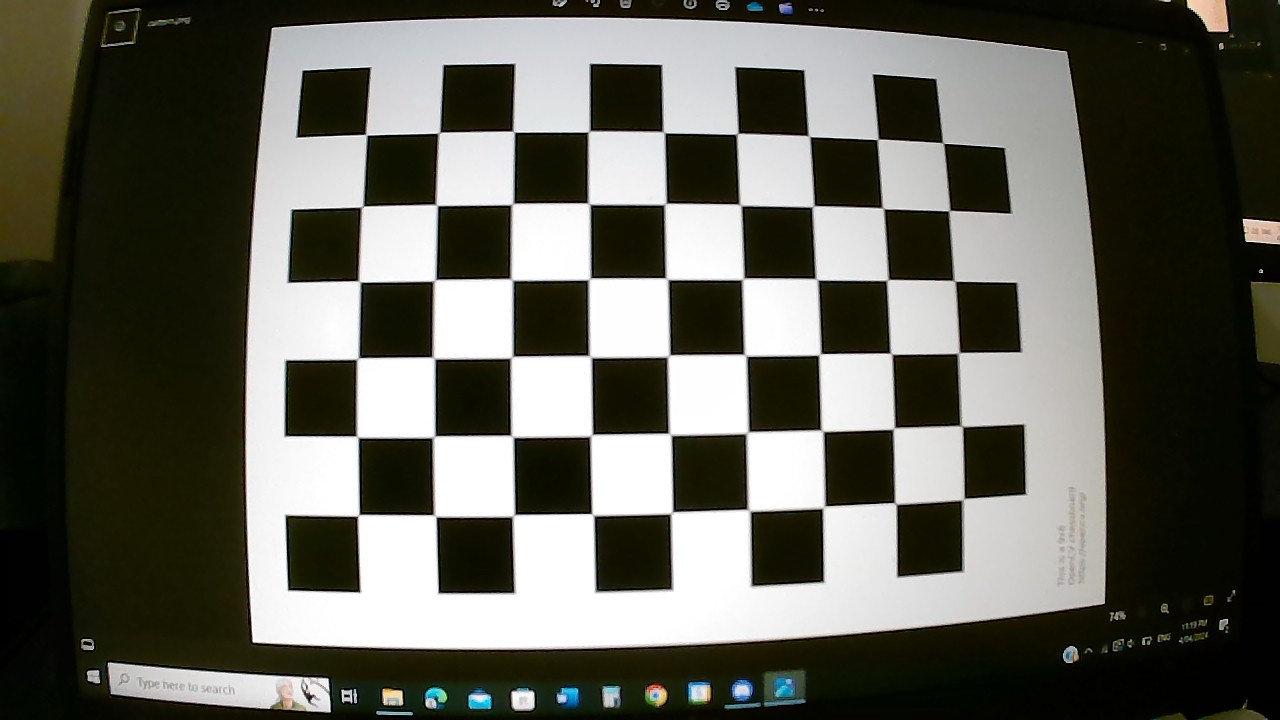
#> input picture undistorted1.jpg, 1280 x 720 px; its folder holds only this picture in this run
$ python poseEstimation.py
#> lines starting #> are read from the running program, lines starting #| are printed output that depends on the picture
import numpy as np
import cv2 as cv
import glob
import pickle


# Load previously saved data
with open("calibration/camera_matrix.pkl", 'rb') as f:
#> (reads calibration/camera_matrix.pkl from the repository)
    K = pickle.load(f)

with open("calibration/projection_matrix.pkl", 'rb') as f:
#> (reads calibration/projection_matrix.pkl from the repository)
    P = pickle.load(f)

with open("calibration/distortion_coefficients.pkl", 'rb') as f:
#> (reads calibration/distortion_coefficients.pkl from the repository)
    D = pickle.load(f)


def draw(img, corners, imgpts):

    corner = tuple(corners[0].ravel())
    img = cv.line(img, corner, tuple(imgpts[0].ravel()), (255,0,0), 10)
    img = cv.line(img, corner, tuple(imgpts[1].ravel()), (0,255,0), 10)
    img = cv.line(img, corner, tuple(imgpts[2].ravel()), (0,0,255), 10)

    return img


def drawBoxes(img, corners, imgpts):

    imgpts = np.int32(imgpts).reshape(-1,2)

    # draw ground floor in green
    img = cv.drawContours(img, [imgpts[:4]],-1,(0,255,0),-3)

    # draw pillars in blue color
    for i,j in zip(range(4),range(4,8)):
        img = cv.line(img, tuple(imgpts[i]), tuple(imgpts[j]),(255),3)

    # draw top layer in red color
    img = cv.drawContours(img, [imgpts[4:]],-1,(0,0,255),3)

    return img


criteria = (cv.TERM_CRITERIA_EPS + cv.TERM_CRITERIA_MAX_ITER, 30, 0.001)

objp = np.zeros((24*17,3), np.float64)
objp[:,:2] = np.mgrid[0:24,0:17].T.reshape(-1,2)
axis = np.float64([[3,0,0], [0,3,0], [0,0,-3]]).reshape(-1,3)
axisBoxes = np.float64([[0,0,0], [0,3,0], [3,3,0], [3,0,0],
                   [0,0,-3],[0,3,-3],[3,3,-3],[3,0,-3] ])


for image in glob.glob('undistorted*.jpg'):

    img = cv.imread(image)
#> img is the input picture: shape (720, 1280, 3); mean B, G, R 87.7, 96.7, 96.9
    h, w = img.shape[:2]
#> h = 720; w = 1280
    newcameramtx, roi = cv.getOptimalNewCameraMatrix(K, D, (w,h), 1, (w,h))
#> roi = (25, 32, 1239, 655)
    img = cv.undistort(img, K, D, None, newcameramtx)
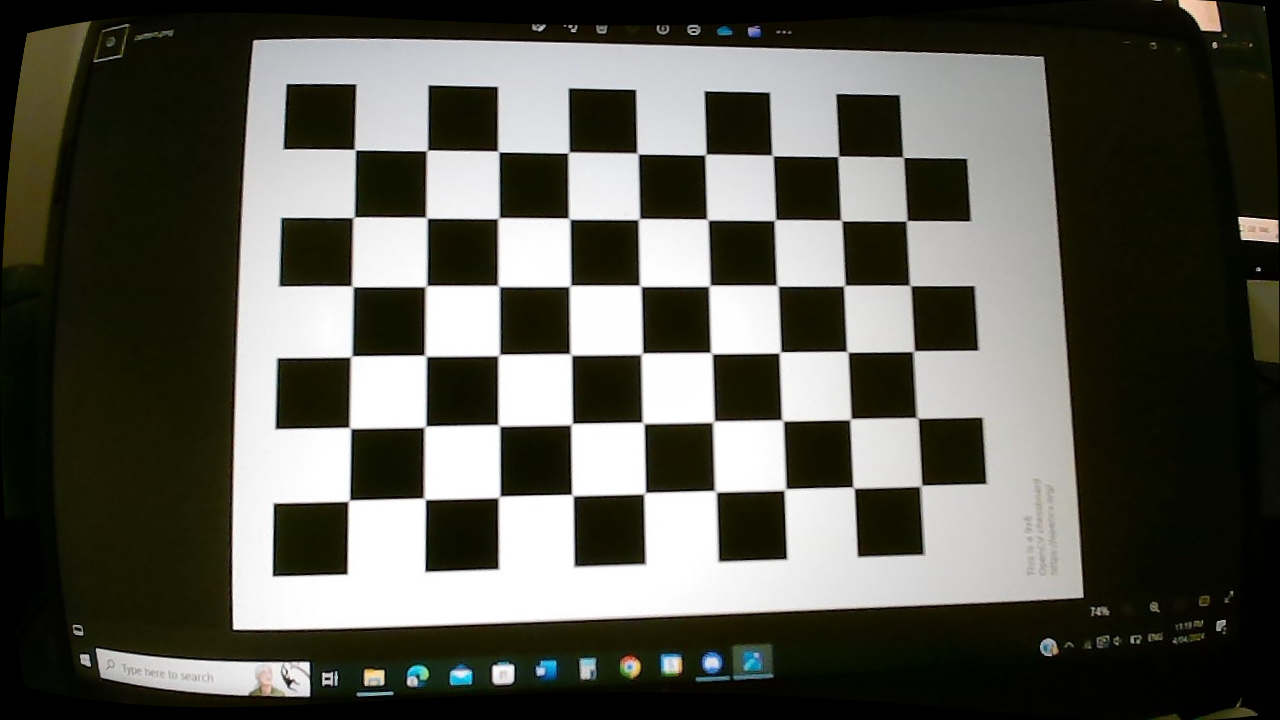
#> img: shape (720, 1280, 3); mean B, G, R 81, 89.4, 89.6

    gray = cv.cvtColor(img, cv.COLOR_BGR2GRAY)
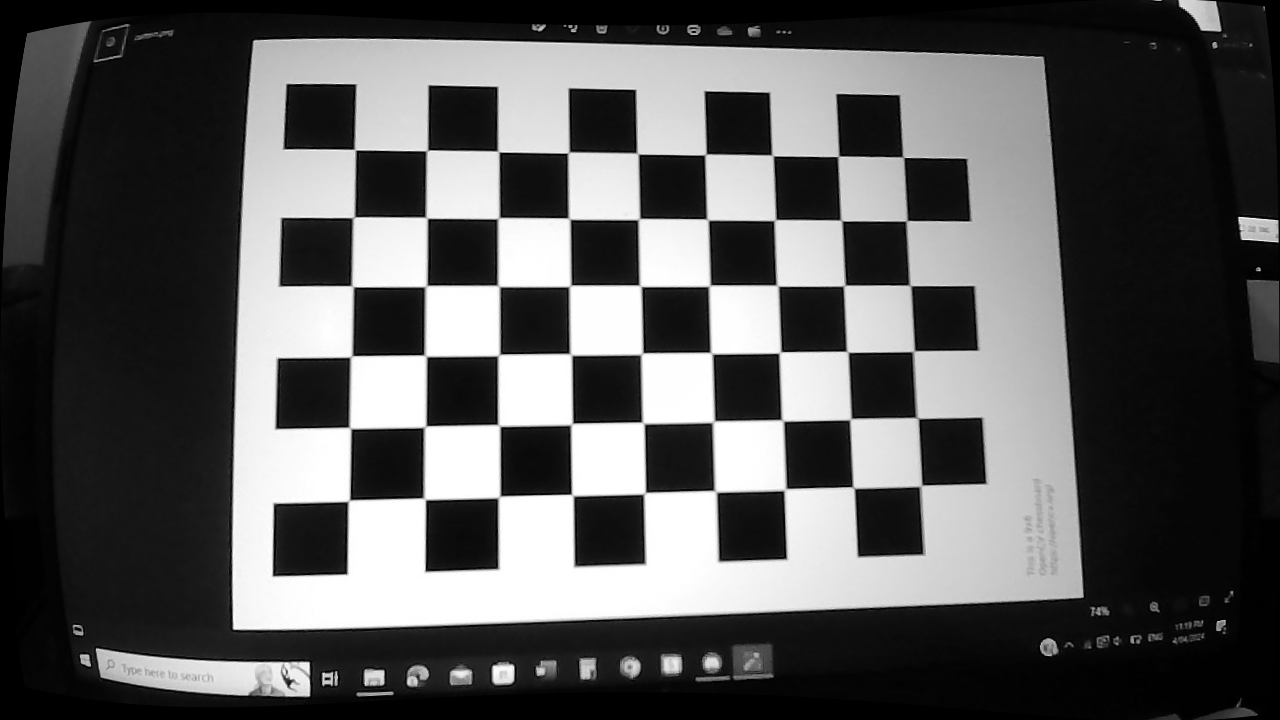
#> gray: shape (720, 1280); min 0, max 255, mean 88.5


    ret, corners = cv.findChessboardCorners(gray, (6,6),None)
#> ret = False; corners = None

    if ret == True:

        corners2 = cv.cornerSubPix(gray,corners,(11,11),(-1,-1), criteria)

        # Find the rotation and translation vectors.
        ret, rvecs, tvecs = cv.solvePnP(objp, corners2, K, D)

        # Project 3D points to image plane
        imgpts, jac = cv.projectPoints(axisBoxes, rvecs, tvecs, K, D)

        img = drawBoxes(img,corners2,imgpts)
        cv.imshow('img',img)

        k = cv.waitKey(0) & 0xFF
        if k == ord('s'):
            cv.imwrite('pose' + image, img)


cv.destroyAllWindows()
